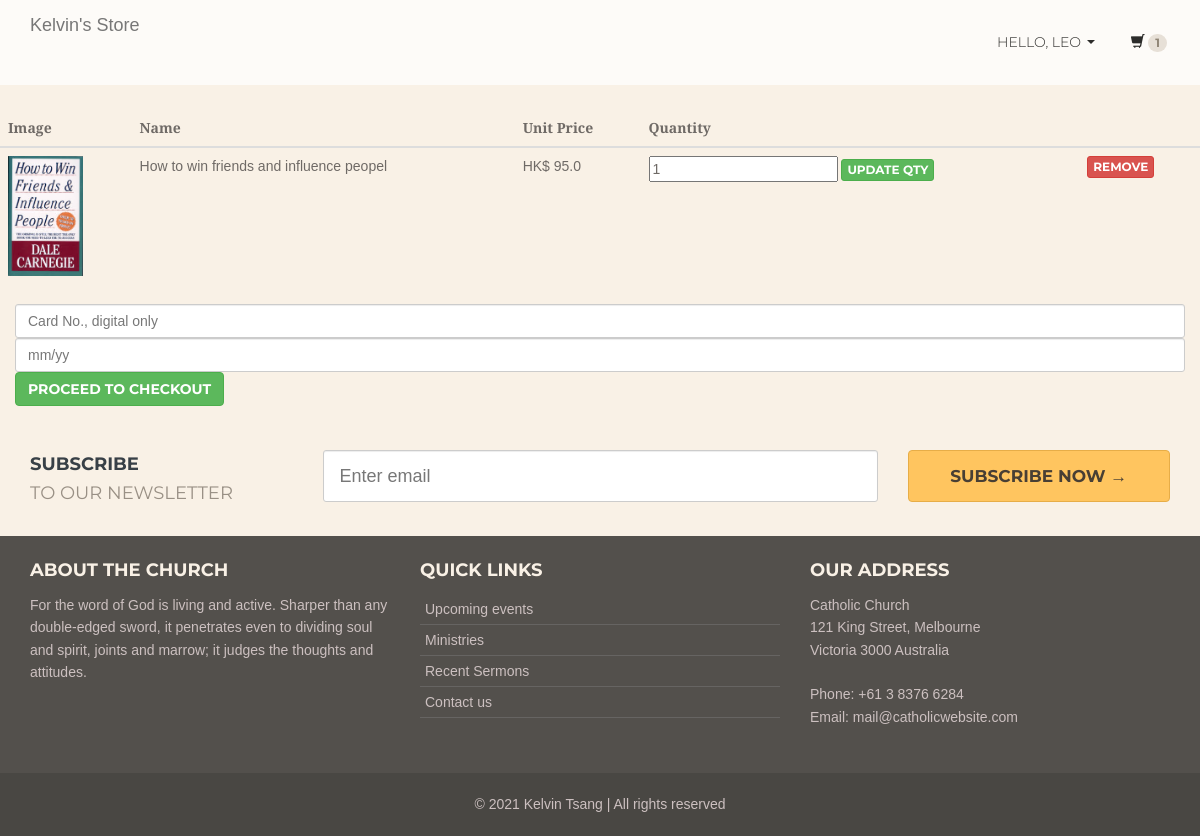
Page /cart (signed in) on the committed database.
### tables this page shows
CREATE TABLE users 
(userId INTEGER PRIMARY KEY, 
password TEXT,
email TEXT,
firstName TEXT,
lastName TEXT,
address1 TEXT,
address2 TEXT,
zipcode TEXT,
city TEXT,
state TEXT,
country TEXT, 
phone TEXT
);

CREATE TABLE "cart" (userId INTEGER,
productId INTEGER, qty Tsang Pun Sze NOT NULL DEFAULT '1',
FOREIGN KEY(userId) REFERENCES users(userId),
FOREIGN KEY(productId) REFERENCES products(productId));

CREATE TABLE products (productId INTEGER PRIMARY KEY,
name TEXT,
price REAL,
description TEXT,
image TEXT,
stock INTEGER,
categoryId INTEGER,
FOREIGN KEY(categoryId) REFERENCES categories(catgeoryId));

### main.py (the view)
@app.route("/cart")
def cart():
    if 'email' not in session:
        return redirect(url_for('loginForm'))
    loggedIn, firstName, noOfItems = getLoginDetails()
    email = session['email']
    with sqlite3.connect('database.db') as conn:
        cur = conn.cursor()
        cur.execute("SELECT userId FROM users WHERE email = '" + email + "'")
        userId = cur.fetchone()[0]
        cur.execute(
            "SELECT products.productId, products.name, products.price, products.image, cart.qty, products.stock FROM products, cart WHERE products.productId = cart.productId AND cart.userId = " + str(
                userId))
        products = cur.fetchall()
    totalPrice = 0
    for row in products:
        totalPrice += row[2]
    return render_template("cart.html", products=products, totalPrice=totalPrice, loggedIn=loggedIn,
                           firstName=firstName, noOfItems=noOfItems)

### main.py (called while the page is built)
def getLoginDetails():
    with sqlite3.connect('database.db') as conn:
        cur = conn.cursor()
        if 'email' not in session:
            loggedIn = False
            firstName = ''
            noOfItems = 0
        else:
            loggedIn = True
            cur.execute("SELECT userId, firstName FROM users WHERE email = '" + session['email'] + "'")
            userId, firstName = cur.fetchone()
            cur.execute("SELECT count(productId) FROM cart WHERE userId = " + str(userId))
            noOfItems = cur.fetchone()[0]
    conn.close()
    return (loggedIn, firstName, noOfItems)

### templates/cart.html (shortened to what this page needs)
{% extends "base.html" %}
{% block head %}
{{ super() }}
{% endblock %}
{% block content %}
<div class="subpage-head">
    <div class="container">
        <div class="row">
            <div class="col-12">
                <div class="row" style="overflow-x:auto;">
                    <table class="table">
                        <thead>
                        <tr>
                            <th>Image</th>
                            <th>Name</th>
                            <th>Unit Price</th>
                            <th>Quantity</th>
                            <th></th>
                        </tr>
                        </thead>
                        {% if(noOfItems >= 1) %}
                        {% for row in products %}
                        <tbody>
                        {% if(row[4] >row[5] ) %}
                        <tr style="background-color:red">
                            <td>
                                <img src={{url_for('static', filename='uploads/' +row[3])}} id="image"
                                     style="height: 120px;"/>
                            </td>
                            <td>{{row[1]}}</td>
                            <td>HK$ {{row[2]}}</td>
                            <td>
                                <form action="/updateQtyToCart" method="get">
                                    <input type="hidden" value="{{row[0]}}" readonly name="productId"/>
                                    <input type="number" value="{{row[4]}}" min="1" name="qty"/>
                                    <button type="submit" class="btn btn-xs btn-success">Update QTY</button>
                                </form>
                                {% if(row[4] >row[5] ) %}
                                Stock not enough
                                {%endif%}
                            </td>
                            <td>
                                <a class="btn btn-danger btn-xs" href="/removeFromCart?productId={{row[0]}}">Remove</a>
                            </td>
                        </tr>
                        {% else %}
                        <tr>
                            <td>
                                <img src={{url_for('static', filename='uploads/' +row[3])}} id="image"
                                     style="height: 120px;"/>
                            </td>
                            <td>{{row[1]}}</td>
                            <td>HK$ {{row[2]}}</td>
                            <td>
                                <form action="/updateQtyToCart" method="get">
                                    <input type="number" value="{{row[4]}}" min="1" name="qty"/>
                                    <button type="submit" class="btn btn-xs btn-success">Update QTY</button>
                                </form>
                            </td>
                            <td>
                                <a class="btn btn-danger btn-xs" href="/removeFromCart?productId={{row[0]}}">Remove</a>
                            </td>
                        </tr>
                        {% endif %}
                        </tbody>
                        {% endfor %}
                        {% endif %}
                    </table>
                </div>
            </div>
            {% if(noOfItems >= 1) %}
            <div class="col-12">
                <form action="/checkout" method="POST">
                    <input type="text" name="card" minlength="16" maxlength="16" placeholder="Card No., digital only"
                           class="form-control"/>
                    <input type="text" name="date" minlength="5" maxlength="5" placeholder="mm/yy" class="form-control"/>
                    <button type="submit" href="/checkout" class="btn btn-success">Proceed to checkout</button>
                </form>
            </div>
            {% endif %}
        </div>
    </div>
</div>
{% endblock %}

### templates/base.html (shortened to what this page needs)
<!DOCTYPE html>
<html lang="en">
<head>
    {% block head %}
    <link href={{ url_for(
    'static', filename='css/bootstrap.min.css')}} rel="stylesheet">
    <link href={{ url_for(
    'static', filename='css/church.css')}} rel="stylesheet">
    <link href={{ url_for(
    'static', filename='css/fancybox.css')}} rel="stylesheet">
    {% endblock %}
</head>
<body>
<div class="navbar navbar-default navbar-fixed-top" role="navigation">
    <div class="container">
        <div class="navbar-header">
            <a class="navbar-brand" href={{url_for('root')}}>
                Kelvin's Store
            </a></div>
        <div class="navbar-collapse collapse">
            <ul class="nav navbar-nav navbar-right">
                {% if not loggedIn %}
                <li id="signInButton">
                    <a class="link" href="/loginForm">
                        <span class="glyphicon glyphicon-log-in"></span> Sign In
                    </a>
                </li>
                {% else %}
                <li class="dropdown"><a href="#" class="dropdown-toggle" data-toggle="dropdown">Hello, {{firstName}}
                    <span
                            class="caret"></span></a>
                </li>
                {% endif %}
                <li><a href={{url_for('cart')}}><span class="glyphicon glyphicon-shopping-cart"></span> <span class="badge">{{noOfItems}}</span></a></li>
            </ul>
        </div>
    </div>
</div>
{% block content %}{% endblock %}
<div class="highlight-bg">
    <div class="container">
        <div class="row">
            <form action="subscribe.php" method="post" class="form subscribe-form" role="form" id="subscribeForm">
                <div class="form-group col-md-3 hidden-sm">
                    <h5 class="susbcribe-head"> SUBSCRIBE <span>TO OUR NEWSLETTER</span></h5>
                </div>
                <div class="form-group col-sm-8 col-md-6">
                    <input type="email" class="form-control input-lg" placeholder="Enter email" name="email"
                           id="address" data-validate="validate(required, email)" required>
                    </div>
                <div class="form-group col-sm-4 col-md-3">
                    <button type="submit" class="btn btn-lg btn-primary btn-block">Subscribe Now →</button>
                </div>
            </form>
        </div>
    </div>
</div>
<footer>
    <div class="container">
        <div class="row">
            <div class="col-sm-6 col-md-4">
                <h5>ABOUT THE CHURCH</h5>
                <p>For the word of God is living and active. Sharper than any double-edged sword, it penetrates even to
                    dividing soul and spirit, joints and marrow; it judges the thoughts and attitudes.</p>
            </div>
            <div class="col-sm-6 col-md-4">
                <h5>QUICK LINKS</h5>
                <ul class="footer-links">
                    <li><a href="#">Upcoming events</a></li>
                    <li><a href="#">Ministries</a></li>
                    <li><a href="#">Recent Sermons</a></li>
                    <li><a href="#">Contact us</a></li>
                </ul>
            </div>
            <div class="col-sm-6 col-md-4">
                <h5>OUR ADDRESS</h5>
                <p> Catholic Church<br>
                    121 King Street, Melbourne <br>
                    Victoria 3000 Australia<br>
                    <br>
                    Phone: +61 3 8376 6284<br>
                    Email: <a href="#">mail@catholicwebsite.com</a></p>
            </div>
        </div>
    </div>
    <div class="copyright">
        <div class="container">
            <p class="text-center">© 2021 Kelvin Tsang | All rights reserved</p>
        </div>
    </div>
</footer>
</body>
</html>

### static/css/church.css (style rules this page uses)
body { font-family: 'Droid Serif', Arial, sans-serif; background:#FFF; font-weight:300; height: 100%; margin: 0; padding: 0; color:#6F6A66; }
a { color:#2c2c2a; text-decoration:none; }
p { line-height: 1.6; }
h1, h2, h3, h4, h5, h6 { font-family: 'Montserrat', Arial, sans-serif; font-weight:700; }
h5 { font-size:18px; margin: 20px 0 13px; color: #384047; }
.caret { margin-top: -3px; }
.btn { font-family: 'Montserrat', Arial, sans-serif; font-weight:700; text-transform:uppercase; }
.btn-lg, .btn-group-lg>.btn { padding: 14px 25px; font-size: 17px; line-height: 1.3; border-radius: 4px; }
.input-lg, .form-horizontal .form-group-lg .form-control { height: 52px; border-radius:3px; }
.form-control { border-radius:3px; }
.btn-primary { color: #483f34; background-color: #ffc55f; border-color: #e7ad47; }
.highlight-bg { background:#f9f1e6; padding: 24px 0; }
.badge { color: #918677; background-color: #E7E0D7; }
@media (min-width:768px) { .navbar-header { max-width:160px; } }
@media (min-width:992px) { .navbar-header { max-width:280px; } }
.navbar-default { background-color: #FFF; background-color: rgba(255, 255, 255, 0.7); border:0; }
.navbar-default .navbar-nav>li>a { font-family: 'Montserrat', Arial, sans-serif; text-transform:uppercase; }
.navbar-brand, .navbar-brand img, .navbar, .navbar-nav, .nav>li>a { -webkit-transition: all 0.3s; -moz-transition: all 0.3s; transition: all 0.3s; }
.navbar-brand { height:85px; }
.navbar { min-height: 85px; }
.navbar-nav { margin: 25px 0; }
.nav>li>a { padding: 7px 18px; }
.navbar-default .navbar-nav>li>a { color: #2c2c2a; }
.susbcribe-head { margin: 0; line-height:1.6; text-align:center; margin-bottom:20px; }
.susbcribe-head span { color:#999085; font-weight:normal; }
@media (min-width:767px) { .subscribe-form .form-group { margin-bottom:0; } }
@media (min-width:767px) { .susbcribe-head { margin: 0; text-align:left; } }
@media (min-width:767px) { .susbcribe-head span { display:block; } }
footer { background:#53504c; color:#f9f1e6; padding-top:5px; }
footer h5 { color:#f9f1e6; }
.footer-links { margin:0; padding:0; list-style:none; }
.footer-links li { border-bottom:1px solid #666462; padding:5px; }
footer p { color: #CCC0C0; }
footer a { color:#CCC0C0; }
.copyright { background:#494743; padding-top:20px; padding-bottom:10px; margin-top:35px; }
.subpage-head { background-color:#f9f1e6; padding-top: 80px; padding-bottom: 20px; }
@media (min-width:992px) { .subpage-head { padding-top: 110px; } }

### rows in the picture
users: firstName "LEO"
cart: image (picture), name "How to win friends and influence peopel", price "95.0", qty "1"

### other values in the picture
{{ noOfItems }} "1"
